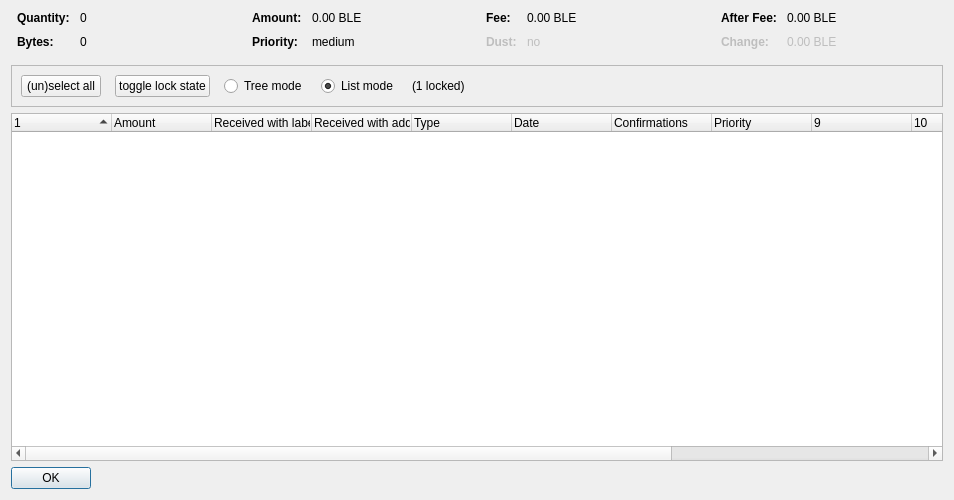
<?xml version="1.0" encoding="UTF-8"?>
<ui version="4.0">
 <class>CoinControlDialog</class>
 <widget class="QDialog" name="CoinControlDialog">
  <property name="geometry">
   <rect>
    <x>0</x>
    <y>0</y>
    <width>954</width>
    <height>500</height>
   </rect>
  </property>
  <property name="windowTitle">
   <string>Coin Selection</string>
  </property>
  <layout class="QVBoxLayout" name="verticalLayout">
   <item>
    <layout class="QHBoxLayout" name="horizontalLayoutTop" stretch="0,0,0,0">
     <property name="topMargin">
      <number>0</number>
     </property>
     <property name="bottomMargin">
      <number>10</number>
     </property>
     <item>
      <layout class="QFormLayout" name="formLayoutCoinControl1">
       <property name="horizontalSpacing">
        <number>10</number>
       </property>
       <property name="verticalSpacing">
        <number>10</number>
       </property>
       <property name="leftMargin">
        <number>6</number>
       </property>
       <property name="rightMargin">
        <number>6</number>
       </property>
       <item row="0" column="0">
        <widget class="QLabel" name="labelCoinControlQuantityText">
         <property name="font">
          <font>
           <weight>75</weight>
           <bold>true</bold>
          </font>
         </property>
         <property name="text">
          <string>Quantity:</string>
         </property>
        </widget>
       </item>
       <item row="0" column="1">
        <widget class="QLabel" name="labelCoinControlQuantity">
         <property name="cursor">
          <cursorShape>IBeamCursor</cursorShape>
         </property>
         <property name="contextMenuPolicy">
          <enum>Qt::ActionsContextMenu</enum>
         </property>
         <property name="text">
          <string notr="true">0</string>
         </property>
         <property name="textInteractionFlags">
          <set>Qt::LinksAccessibleByMouse|Qt::TextSelectableByKeyboard|Qt::TextSelectableByMouse</set>
         </property>
        </widget>
       </item>
       <item row="1" column="0">
        <widget class="QLabel" name="labelCoinControlBytesText">
         <property name="font">
          <font>
           <weight>75</weight>
           <bold>true</bold>
          </font>
         </property>
         <property name="text">
          <string>Bytes:</string>
         </property>
        </widget>
       </item>
       <item row="1" column="1">
        <widget class="QLabel" name="labelCoinControlBytes">
         <property name="cursor">
          <cursorShape>IBeamCursor</cursorShape>
         </property>
         <property name="contextMenuPolicy">
          <enum>Qt::ActionsContextMenu</enum>
         </property>
         <property name="text">
          <string notr="true">0</string>
         </property>
         <property name="textInteractionFlags">
          <set>Qt::LinksAccessibleByMouse|Qt::TextSelectableByKeyboard|Qt::TextSelectableByMouse</set>
         </property>
        </widget>
       </item>
      </layout>
     </item>
     <item>
      <layout class="QFormLayout" name="formLayoutCoinControl2">
       <property name="horizontalSpacing">
        <number>10</number>
       </property>
       <property name="verticalSpacing">
        <number>10</number>
       </property>
       <property name="leftMargin">
        <number>6</number>
       </property>
       <property name="rightMargin">
        <number>6</number>
       </property>
       <item row="0" column="0">
        <widget class="QLabel" name="labelCoinControlAmountText">
         <property name="font">
          <font>
           <weight>75</weight>
           <bold>true</bold>
          </font>
         </property>
         <property name="text">
          <string>Amount:</string>
         </property>
        </widget>
       </item>
       <item row="0" column="1">
        <widget class="QLabel" name="labelCoinControlAmount">
         <property name="cursor">
          <cursorShape>IBeamCursor</cursorShape>
         </property>
         <property name="contextMenuPolicy">
          <enum>Qt::ActionsContextMenu</enum>
         </property>
         <property name="text">
          <string notr="true">0.00 BLE</string>
         </property>
         <property name="textInteractionFlags">
          <set>Qt::LinksAccessibleByMouse|Qt::TextSelectableByKeyboard|Qt::TextSelectableByMouse</set>
         </property>
        </widget>
       </item>
       <item row="1" column="0">
        <widget class="QLabel" name="labelCoinControlPriorityText">
         <property name="font">
          <font>
           <weight>75</weight>
           <bold>true</bold>
          </font>
         </property>
         <property name="text">
          <string>Priority:</string>
         </property>
        </widget>
       </item>
       <item row="1" column="1">
        <widget class="QLabel" name="labelCoinControlPriority">
         <property name="cursor">
          <cursorShape>IBeamCursor</cursorShape>
         </property>
         <property name="contextMenuPolicy">
          <enum>Qt::ActionsContextMenu</enum>
         </property>
         <property name="text">
          <string>medium</string>
         </property>
         <property name="textInteractionFlags">
          <set>Qt::LinksAccessibleByMouse|Qt::TextSelectableByKeyboard|Qt::TextSelectableByMouse</set>
         </property>
        </widget>
       </item>
      </layout>
     </item>
     <item>
      <layout class="QFormLayout" name="formLayoutCoinControl3">
       <property name="horizontalSpacing">
        <number>10</number>
       </property>
       <property name="verticalSpacing">
        <number>10</number>
       </property>
       <property name="leftMargin">
        <number>6</number>
       </property>
       <property name="rightMargin">
        <number>6</number>
       </property>
       <item row="0" column="0">
        <widget class="QLabel" name="labelCoinControlFeeText">
         <property name="font">
          <font>
           <weight>75</weight>
           <bold>true</bold>
          </font>
         </property>
         <property name="text">
          <string>Fee:</string>
         </property>
        </widget>
       </item>
       <item row="0" column="1">
        <widget class="QLabel" name="labelCoinControlFee">
         <property name="cursor">
          <cursorShape>IBeamCursor</cursorShape>
         </property>
         <property name="contextMenuPolicy">
          <enum>Qt::ActionsContextMenu</enum>
         </property>
         <property name="text">
          <string notr="true">0.00 BLE</string>
         </property>
         <property name="textInteractionFlags">
          <set>Qt::LinksAccessibleByMouse|Qt::TextSelectableByKeyboard|Qt::TextSelectableByMouse</set>
         </property>
        </widget>
       </item>
       <item row="1" column="0">
        <widget class="QLabel" name="labelCoinControlLowOutputText">
         <property name="enabled">
          <bool>false</bool>
         </property>
         <property name="font">
          <font>
           <weight>75</weight>
           <bold>true</bold>
          </font>
         </property>
         <property name="text">
          <string>Dust:</string>
         </property>
        </widget>
       </item>
       <item row="1" column="1">
        <widget class="QLabel" name="labelCoinControlLowOutput">
         <property name="enabled">
          <bool>false</bool>
         </property>
         <property name="cursor">
          <cursorShape>IBeamCursor</cursorShape>
         </property>
         <property name="contextMenuPolicy">
          <enum>Qt::ActionsContextMenu</enum>
         </property>
         <property name="text">
          <string>no</string>
         </property>
         <property name="textInteractionFlags">
          <set>Qt::LinksAccessibleByMouse|Qt::TextSelectableByKeyboard|Qt::TextSelectableByMouse</set>
         </property>
        </widget>
       </item>
      </layout>
     </item>
     <item>
      <layout class="QFormLayout" name="formLayoutCoinControl4">
       <property name="horizontalSpacing">
        <number>10</number>
       </property>
       <property name="verticalSpacing">
        <number>10</number>
       </property>
       <property name="leftMargin">
        <number>6</number>
       </property>
       <property name="rightMargin">
        <number>6</number>
       </property>
       <item row="0" column="0">
        <widget class="QLabel" name="labelCoinControlAfterFeeText">
         <property name="font">
          <font>
           <weight>75</weight>
           <bold>true</bold>
          </font>
         </property>
         <property name="text">
          <string>After Fee:</string>
         </property>
        </widget>
       </item>
       <item row="0" column="1">
        <widget class="QLabel" name="labelCoinControlAfterFee">
         <property name="cursor">
          <cursorShape>IBeamCursor</cursorShape>
         </property>
         <property name="contextMenuPolicy">
          <enum>Qt::ActionsContextMenu</enum>
         </property>
         <property name="text">
          <string notr="true">0.00 BLE</string>
         </property>
         <property name="textInteractionFlags">
          <set>Qt::LinksAccessibleByMouse|Qt::TextSelectableByKeyboard|Qt::TextSelectableByMouse</set>
         </property>
        </widget>
       </item>
       <item row="1" column="0">
        <widget class="QLabel" name="labelCoinControlChangeText">
         <property name="enabled">
          <bool>false</bool>
         </property>
         <property name="font">
          <font>
           <weight>75</weight>
           <bold>true</bold>
          </font>
         </property>
         <property name="text">
          <string>Change:</string>
         </property>
        </widget>
       </item>
       <item row="1" column="1">
        <widget class="QLabel" name="labelCoinControlChange">
         <property name="enabled">
          <bool>false</bool>
         </property>
         <property name="cursor">
          <cursorShape>IBeamCursor</cursorShape>
         </property>
         <property name="contextMenuPolicy">
          <enum>Qt::ActionsContextMenu</enum>
         </property>
         <property name="text">
          <string notr="true">0.00 BLE</string>
         </property>
         <property name="textInteractionFlags">
          <set>Qt::LinksAccessibleByMouse|Qt::TextSelectableByKeyboard|Qt::TextSelectableByMouse</set>
         </property>
        </widget>
       </item>
      </layout>
     </item>
    </layout>
   </item>
   <item>
    <widget class="QFrame" name="frame">
     <property name="minimumSize">
      <size>
       <width>0</width>
       <height>40</height>
      </size>
     </property>
     <property name="frameShape">
      <enum>QFrame::StyledPanel</enum>
     </property>
     <property name="frameShadow">
      <enum>QFrame::Sunken</enum>
     </property>
     <layout class="QHBoxLayout" name="horizontalLayout">
      <item>
       <layout class="QHBoxLayout" name="horizontalLayoutPanel" stretch="0,0,0,0,0,0">
        <property name="spacing">
         <number>14</number>
        </property>
        <item>
         <widget class="QPushButton" name="pushButtonSelectAll">
          <property name="sizePolicy">
           <sizepolicy hsizetype="Maximum" vsizetype="Fixed">
            <horstretch>0</horstretch>
            <verstretch>0</verstretch>
           </sizepolicy>
          </property>
          <property name="text">
           <string>(un)select all</string>
          </property>
          <property name="autoDefault">
           <bool>false</bool>
          </property>
         </widget>
        </item>
        <item>
         <widget class="QPushButton" name="pushButtonToggleLock">
          <property name="sizePolicy">
           <sizepolicy hsizetype="Maximum" vsizetype="Fixed">
            <horstretch>0</horstretch>
            <verstretch>0</verstretch>
           </sizepolicy>
          </property>
          <property name="text">
           <string>toggle lock state</string>
          </property>
          <property name="autoDefault">
           <bool>false</bool>
          </property>
         </widget>
        </item>
        <item>
         <widget class="QRadioButton" name="radioTreeMode">
          <property name="sizePolicy">
           <sizepolicy hsizetype="Maximum" vsizetype="Fixed">
            <horstretch>0</horstretch>
            <verstretch>0</verstretch>
           </sizepolicy>
          </property>
          <property name="text">
           <string>Tree mode</string>
          </property>
         </widget>
        </item>
        <item>
         <widget class="QRadioButton" name="radioListMode">
          <property name="sizePolicy">
           <sizepolicy hsizetype="Maximum" vsizetype="Fixed">
            <horstretch>0</horstretch>
            <verstretch>0</verstretch>
           </sizepolicy>
          </property>
          <property name="text">
           <string>List mode</string>
          </property>
          <property name="checked">
           <bool>true</bool>
          </property>
         </widget>
        </item>
        <item>
         <widget class="QLabel" name="labelLocked">
          <property name="text">
           <string>(1 locked)</string>
          </property>
         </widget>
        </item>
        <item>
         <spacer name="horizontalSpacer">
          <property name="orientation">
           <enum>Qt::Horizontal</enum>
          </property>
          <property name="sizeHint" stdset="0">
           <size>
            <width>40</width>
            <height>20</height>
           </size>
          </property>
         </spacer>
        </item>
       </layout>
      </item>
     </layout>
    </widget>
   </item>
   <item>
    <widget class="CoinControlTreeWidget" name="treeWidget">
     <property name="contextMenuPolicy">
      <enum>Qt::CustomContextMenu</enum>
     </property>
     <property name="sortingEnabled">
      <bool>false</bool>
     </property>
     <property name="columnCount">
      <number>13</number>
     </property>
     <attribute name="headerShowSortIndicator" stdset="0">
      <bool>true</bool>
     </attribute>
     <attribute name="headerStretchLastSection">
      <bool>false</bool>
     </attribute>
     <column>
      <property name="text">
       <string/>
      </property>
     </column>
     <column>
      <property name="text">
       <string>Amount</string>
      </property>
     </column>
     <column>
      <property name="text">
       <string>Received with label</string>
      </property>
     </column>
     <column>
      <property name="text">
       <string>Received with address</string>
      </property>
     </column>
     <column>
      <property name="text">
       <string>Type</string>
      </property>
     </column>
     <column>
      <property name="text">
       <string>Date</string>
      </property>
     </column>
     <column>
      <property name="text">
       <string>Confirmations</string>
      </property>
      <property name="toolTip">
       <string>Confirmed</string>
      </property>
     </column>
     <column>
      <property name="text">
       <string>Priority</string>
      </property>
     </column>
     <column>
      <property name="text">
       <string/>
      </property>
     </column>
     <column>
      <property name="text">
       <string/>
      </property>
     </column>
     <column>
      <property name="text">
       <string/>
      </property>
     </column>
     <column>
      <property name="text">
       <string/>
      </property>
     </column>
     <column>
      <property name="text">
       <string/>
      </property>
     </column>
    </widget>
   </item>
   <item>
    <widget class="QDialogButtonBox" name="buttonBox">
     <property name="sizePolicy">
      <sizepolicy hsizetype="Maximum" vsizetype="Fixed">
       <horstretch>0</horstretch>
       <verstretch>0</verstretch>
      </sizepolicy>
     </property>
     <property name="orientation">
      <enum>Qt::Horizontal</enum>
     </property>
     <property name="standardButtons">
      <set>QDialogButtonBox::Ok</set>
     </property>
    </widget>
   </item>
  </layout>
 </widget>
 <customwidgets>
  <customwidget>
   <class>CoinControlTreeWidget</class>
   <extends>QTreeWidget</extends>
   <header>coincontroltreewidget.h</header>
  </customwidget>
 </customwidgets>
 <resources/>
 <connections/>
</ui>
